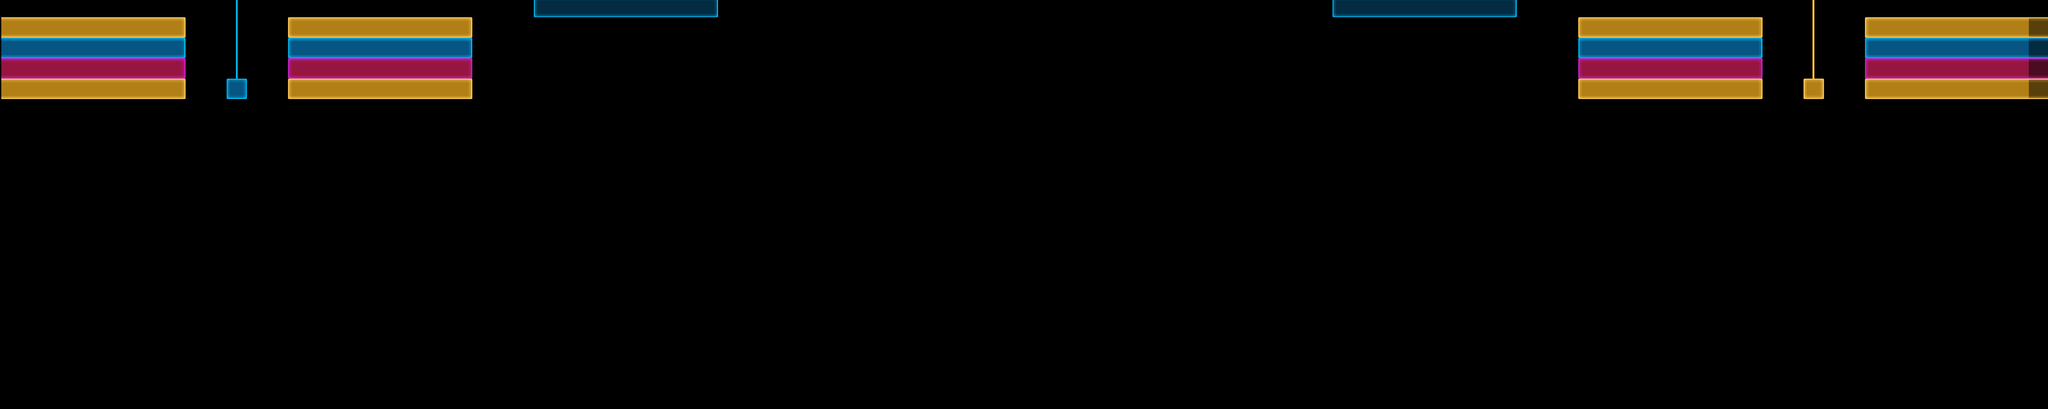

Below is a game level as drawn by its tile map, then a one-line description and the .tmx that defines it (tile-layer data replaced by summaries):
An orthogonal 100x20 tile map with 128x128 px tiles, 1 tile layer (Tile Layer 1).

<map version="1.0" orientation="orthogonal" renderorder="right-down" width="100" height="20" tilewidth="128" tileheight="128" nextobjectid="1">
 <properties>
  <property name="end_height" value="7" />
  <property name="height" value="20" />
  <property name="start_height" value="7" />
  <property name="starting_x" value="1" />
  <property name="width" value="100" />
 </properties>
 <tileset firstgid="1" name="neon_tileset" tilewidth="128" tileheight="128" tilecount="225" columns="15">
  <image source="../Viz/ld38_spritesheet.png" width="1920" height="1920" />
  <tile id="0">
   <properties>
    <property name="type" value="oj_nw" />
   </properties>
  </tile>
  <tile id="1">
   <properties>
    <property name="type" value="oj_n" />
   </properties>
  </tile>
  <tile id="2">
   <properties>
    <property name="type" value="oj_ne" />
   </properties>
  </tile>
  <tile id="3">
   <properties>
    <property name="type" value="m_nw" />
   </properties>
  </tile>
  <tile id="4">
   <properties>
    <property name="type" value="m_n" />
   </properties>
  </tile>
  <tile id="5">
   <properties>
    <property name="type" value="m_ne" />
   </properties>
  </tile>
  <tile id="6">
   <properties>
    <property name="type" value="b_nw" />
   </properties>
  </tile>
  <tile id="7">
   <properties>
    <property name="type" value="b_n" />
   </properties>
  </tile>
  <tile id="8">
   <properties>
    <property name="type" value="b_ne" />
   </properties>
  </tile>
  <tile id="15">
   <properties>
    <property name="type" value="oj_w" />
   </properties>
  </tile>
  <tile id="16">
   <properties>
    <property name="type" value="oj_c" />
   </properties>
  </tile>
  <tile id="17">
   <properties>
    <property name="type" value="oj_e" />
   </properties>
  </tile>
  <tile id="18">
   <properties>
    <property name="type" value="m_w" />
   </properties>
  </tile>
  <tile id="19">
   <properties>
    <property name="type" value="m_c" />
   </properties>
  </tile>
  <tile id="20">
   <properties>
    <property name="type" value="m_e" />
   </properties>
  </tile>
  <tile id="21">
   <properties>
    <property name="type" value="b_w" />
   </properties>
  </tile>
  <tile id="22">
   <properties>
    <property name="type" value="b_c" />
   </properties>
  </tile>
  <tile id="23">
   <properties>
    <property name="type" value="b_e" />
   </properties>
  </tile>
  <tile id="30">
   <properties>
    <property name="type" value="oj_sw" />
   </properties>
  </tile>
  <tile id="31">
   <properties>
    <property name="type" value="oj_s" />
   </properties>
  </tile>
  <tile id="32">
   <properties>
    <property name="type" value="oj_se" />
   </properties>
  </tile>
  <tile id="33">
   <properties>
    <property name="type" value="m_sw" />
   </properties>
  </tile>
  <tile id="34">
   <properties>
    <property name="type" value="m_s" />
   </properties>
  </tile>
  <tile id="35">
   <properties>
    <property name="type" value="m_se" />
   </properties>
  </tile>
  <tile id="36">
   <properties>
    <property name="type" value="b_sw" />
   </properties>
  </tile>
  <tile id="37">
   <properties>
    <property name="type" value="b_s" />
   </properties>
  </tile>
  <tile id="38">
   <properties>
    <property name="type" value="b_se" />
   </properties>
  </tile>
  <tile id="45">
   <properties>
    <property name="type" value="oj_hw" />
   </properties>
  </tile>
  <tile id="46">
   <properties>
    <property name="type" value="oj_hc" />
   </properties>
  </tile>
  <tile id="47">
   <properties>
    <property name="type" value="oj_he" />
   </properties>
  </tile>
  <tile id="48">
   <properties>
    <property name="type" value="m_hw" />
   </properties>
  </tile>
  <tile id="49">
   <properties>
    <property name="type" value="m_hc" />
   </properties>
  </tile>
  <tile id="50">
   <properties>
    <property name="type" value="m_he" />
   </properties>
  </tile>
  <tile id="51">
   <properties>
    <property name="type" value="b_hw" />
   </properties>
  </tile>
  <tile id="52">
   <properties>
    <property name="type" value="b_hc" />
   </properties>
  </tile>
  <tile id="53">
   <properties>
    <property name="type" value="b_he" />
   </properties>
  </tile>
  <tile id="60">
   <properties>
    <property name="type" value="oj_vn" />
   </properties>
  </tile>
  <tile id="61">
   <properties>
    <property name="type" value="oj_u" />
   </properties>
  </tile>
  <tile id="63">
   <properties>
    <property name="type" value="m_vn" />
   </properties>
  </tile>
  <tile id="64">
   <properties>
    <property name="type" value="m_u" />
   </properties>
  </tile>
  <tile id="66">
   <properties>
    <property name="type" value="b_vn" />
   </properties>
  </tile>
  <tile id="67">
   <properties>
    <property name="type" value="b_u" />
   </properties>
  </tile>
  <tile id="75">
   <properties>
    <property name="type" value="oj_vc" />
   </properties>
  </tile>
  <tile id="76">
   <properties>
    <property name="type" value="oj_spike" />
   </properties>
  </tile>
  <tile id="78">
   <properties>
    <property name="type" value="m_vc" />
   </properties>
  </tile>
  <tile id="79">
   <properties>
    <property name="type" value="m_spike" />
   </properties>
  </tile>
  <tile id="81">
   <properties>
    <property name="type" value="b_vc" />
   </properties>
  </tile>
  <tile id="82">
   <properties>
    <property name="type" value="b_spike" />
   </properties>
  </tile>
  <tile id="90">
   <properties>
    <property name="type" value="oj_vs" />
   </properties>
  </tile>
  <tile id="91">
   <properties>
    <property name="type" value="oj_laser" />
   </properties>
  </tile>
  <tile id="93">
   <properties>
    <property name="type" value="m_vs" />
   </properties>
  </tile>
  <tile id="94">
   <properties>
    <property name="type" value="m_laser" />
   </properties>
  </tile>
  <tile id="96">
   <properties>
    <property name="type" value="b_vs" />
   </properties>
  </tile>
  <tile id="97">
   <properties>
    <property name="type" value="b_laser" />
   </properties>
  </tile>
 </tileset>
 <layer name="Tile Layer 1" width="100" height="20" offsetx="8" offsety="-1940">
  <data>[2000 cells, 221 non-empty, 13 distinct tile ids]</data>
 </layer>
</map>
